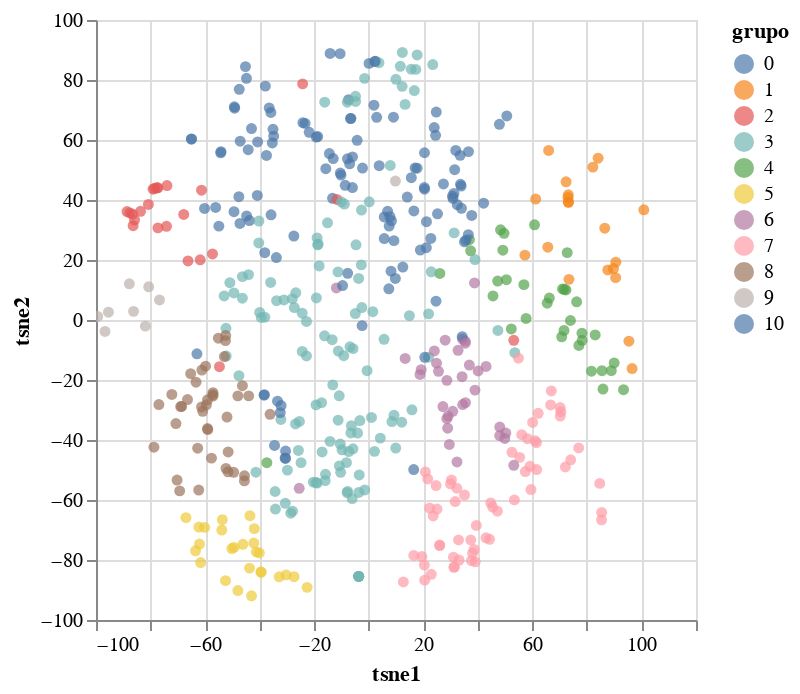

This figure's notebook cell:
### Code cell
relatos1 = relato_topico.assign(grupo = labels, 
                              tsne1 = relatos_embedded[:,0], tsne2 = relatos_embedded[:,1])

alt.Chart(relatos1.sample(500)).mark_circle(
    opacity = .7,
    size = 30
).encode(
    x = 'tsne1',
    y = 'tsne2', 
    color = 'grupo:N',
    tooltip = [str(c) for c in relatos1.columns]
).interactive()

### Figure 1 — Vega-Lite specification as saved in the notebook (floating-point values rounded to 4 significant figures; data arrays with more than 128 entries replaced by an {"elided": "..."} marker saying what was removed)
{"config": {"view": {"continuousWidth": 300, "continuousHeight": 300}}, "data": {"name": "data-7cff7790d6cb66b219a2f279bf92da9e"}, "mark": {"type": "circle", "opacity": 0.7, "size": 30}, "encoding": {"color": {"field": "grupo", "type": "nominal"}, "tooltip": [{"field": "Relato_Index", "type": "quantitative"}, {"field": "Topic 1", "type": "quantitative"}, {"field": "Topic 2", "type": "quantitative"}, {"field": "Topic 3", "type": "quantitative"}, {"field": "Topic 4", "type": "quantitative"}, {"field": "Topic 5", "type": "quantitative"}, {"field": "Topic 6", "type": "quantitative"}, {"field": "Topic 7", "type": "quantitative"}, {"field": "Topic 8", "type": "quantitative"}, {"field": "Topic 9", "type": "quantitative"}, {"field": "Topic 10", "type": "quantitative"}, {"field": "Topic 11", "type": "quantitative"}, {"field": "Topic 12", "type": "quantitative"}, {"field": "Topic 13", "type": "quantitative"}, {"field": "Topic 14", "type": "quantitative"}, {"field": "Topic 15", "type": "quantitative"}, {"field": "Topic 16", "type": "quantitative"}, {"field": "Topic 17", "type": "quantitative"}, {"field": "Topic 18", "type": "quantitative"}, {"field": "Topic 19", "type": "quantitative"}, {"field": "Topic 20", "type": "quantitative"}, {"field": "grupo", "type": "quantitative"}, {"field": "tsne1", "type": "quantitative"}, {"field": "tsne2", "type": "quantitative"}], "x": {"field": "tsne1", "type": "quantitative"}, "y": {"field": "tsne2", "type": "quantitative"}}, "params": [{"name": "param_4", "select": {"type": "interval", "encodings": ["x", "y"]}, "bind": "scales"}], "$schema": "https://vega.github.io/schema/vega-lite/v5.17.0.json", "datasets": {"data-7cff7790d6cb66b219a2f279bf92da9e": {"elided": "500 records"}}}
